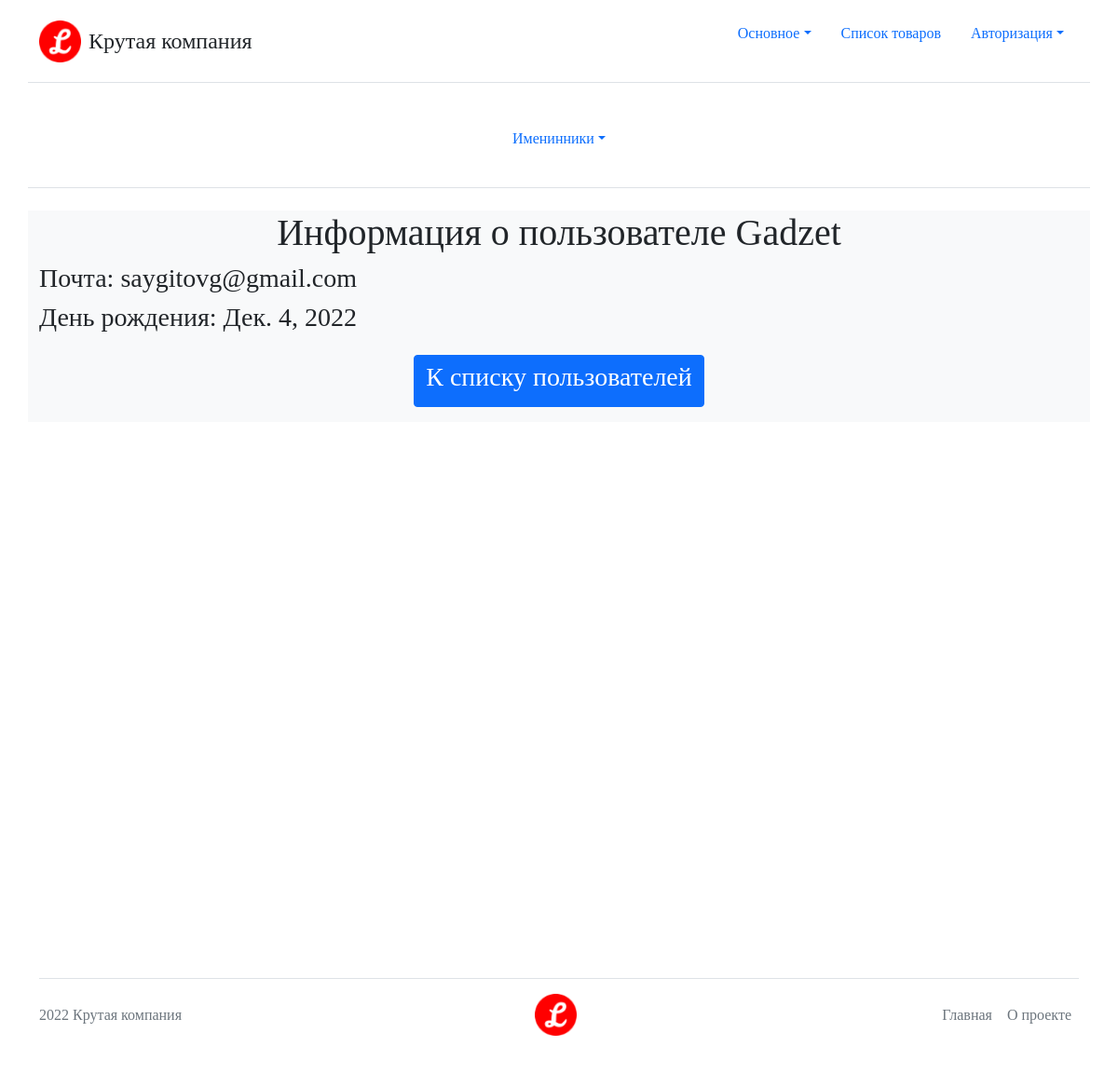
/users/user/1/, run on an earlier commit of the app's database.
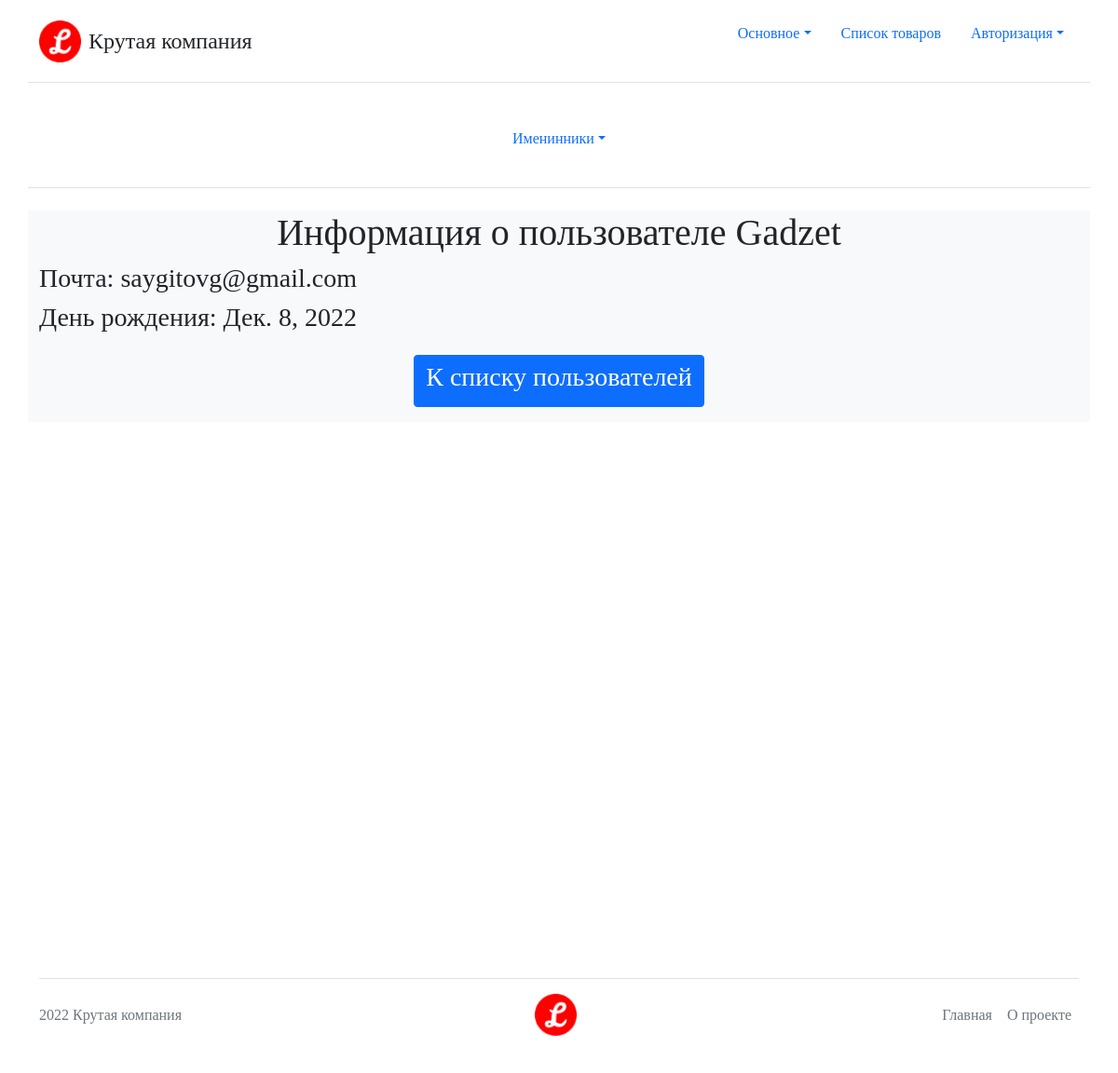
And on a later commit of the database.
### Users/models.py (models this page shows, shortened)
class User(AbstractBaseUser, PermissionsMixin):
    email = models.EmailField('Почта', unique=True)
    nickname = models.CharField('Имя пользователя', max_length=50)
    birthday_date = models.DateField('День рождения', null=True, blank=True)
    is_staff = models.BooleanField(
        'Статус персонала', default=False,
        help_text='Определяет доступ пользователя к админ панели',
        )
    is_active = models.BooleanField('Активен', default=True)
    date_joined = models.DateTimeField('Дата регистрации', auto_now_add=True)
    objects = UserManager()
    USERNAME_FIELD = 'email'
    EMAIL_FIELD = 'email'
    REQUIRED_FIELDS = ['nickname']
    class Meta:
        verbose_name = 'пользователь'
        verbose_name_plural = 'пользователи'

### Users/views.py (the view)
class UserDetail(DetailView):
    template_name = 'Users/user_details.html'
    queryset = User.objects.actived()
    pk_url_kwarg = 'user_id'
    context_object_name = 'user'
    extra_context = {
        'title_name': 'Профиль пользователя'
    }

### Core/templatetags/MenuManager.py (called while the page is built)
@register.inclusion_tag('header.html')
def get_main_menu(request):
    menu = []
    for elem in Menus.main_menu:
        user_group = UserGroup.get_user_group(request.user)
        if user_group in elem.can_see or 'all' in elem.can_see:
            elem.is_active = elem.url_name == request.resolver_match.view_name
            if elem.sub_elems:
                for sub_elem in elem.sub_elems:
                    active = (
                        sub_elem.url_name == request.resolver_match.view_name
                        )
                    if active:
                        elem.is_active = True
                        break
            menu.append(elem)
    return {'menu': menu}

    @classmethod
    def get_user_group(cls, user):
        if user.is_authenticated:
            return cls.Auth
        return cls.NotAuth

### Users/context_processors.py (called while the page is built)
def extras(request):
    now = datetime.date.today()
    users = User.objects.filter(
        birthday_date__month=now.month,
        birthday_date__day=now.day,
    )
    return {'users_with_birthday': users}

### templates/Users/user_details.html
{% extends 'base.html' %}
{% block content %}
<div class="row bg-light">
    <h1 class="text-center">Информация о пользователе {{ user.nickname }}</h1>
    <h3>Почта: {{ user.email }}</h3>
    <h3>День рождения:
    {% if user.birthday_date %}
    {{ user.birthday_date }}
    {% else %}
    не указано
    {% endif %}
    </h3>
    <div class="text-center my-3">
        <a class="btn btn-primary" href="{% url 'users:user_list' %}"><h3>К списку пользователей</h3></a>
    </div>
</div>
{% endblock content %}

What changed in the data, as far as the page shows it:
changed User "Gadzet": birthday_date "Дек. 4, 2022" → "Дек. 8, 2022"
